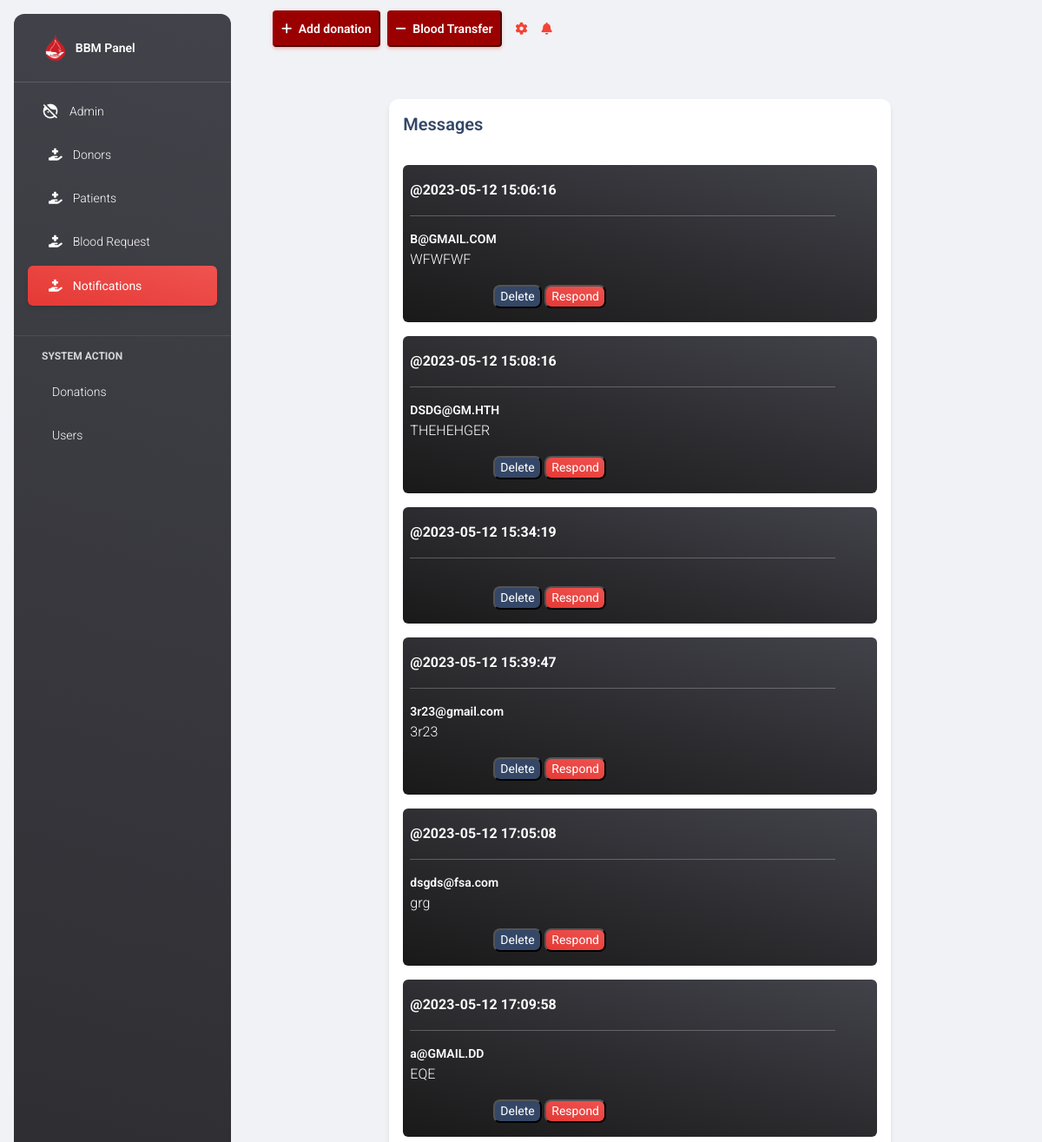
Page /admin_panel/pages/notifications.php (upper part) on the earlier database version.
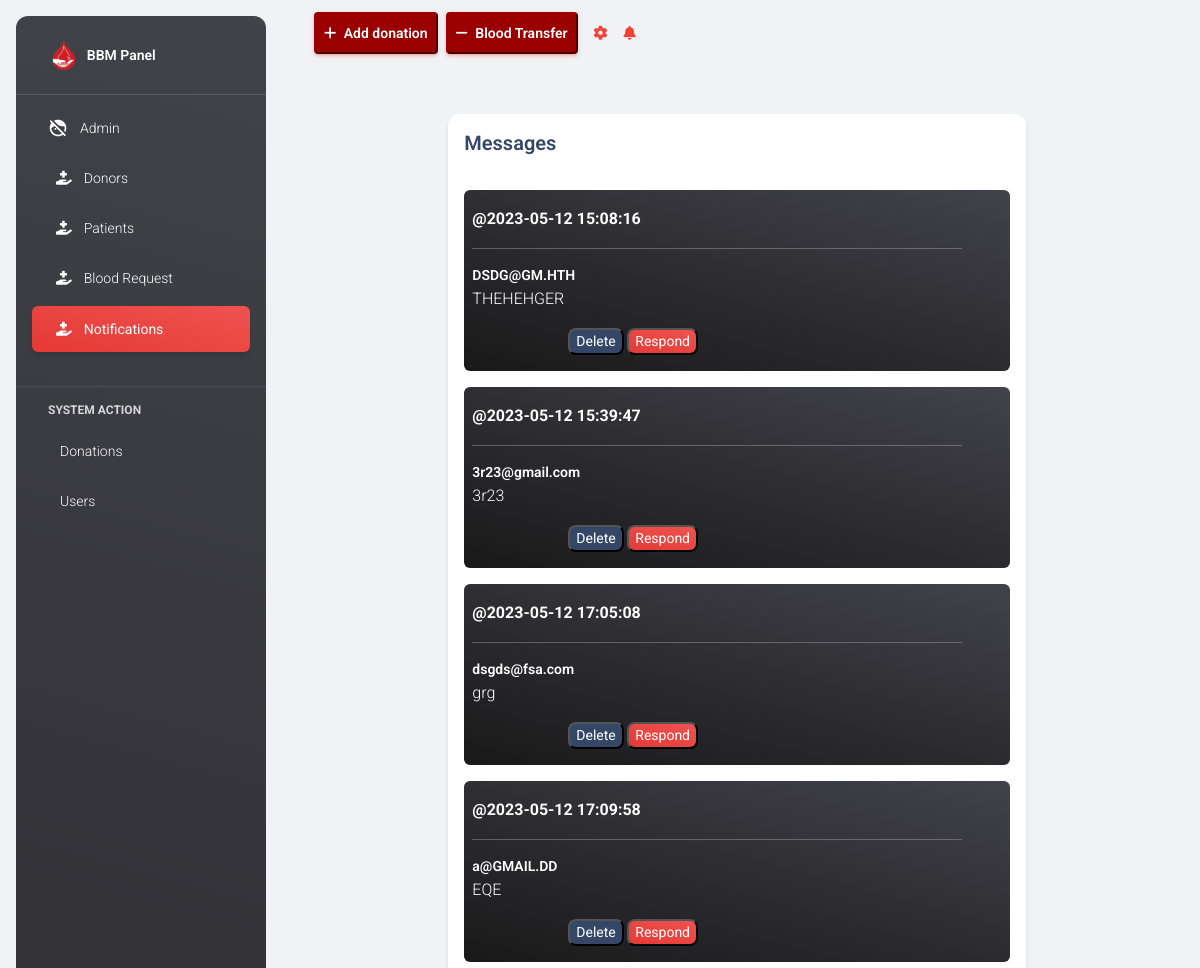
Same page on the later database version.
### tables this page shows
CREATE TABLE `contact_us` (
  `user_id` int(11) NOT NULL,
  `user_name` varchar(255) NOT NULL,
  `user_email` varchar(255) NOT NULL,
  `user_subject` varchar(255) NOT NULL,
  `user_message` varchar(255) NOT NULL,
  `submit_time` timestamp NOT NULL DEFAULT current_timestamp()
);

### admin_panel/pages/notifications.php (the view, shortened to what this page needs)
<!DOCTYPE html>
<html lang="en">
<head>
<?php include "../assets/connection/head.php";?>
</head>
<?php include "../assets/connection/sidebar.php";?>
<body class="g-sidenav-show  bg-gray-200">
  <main class="main-content position-relative max-height-vh-100 h-100 border-radius-lg ">
    <?php include "../assets/connection/nav.php";?>
    <div class="container-fluid py-4">
      <div class="row">
        <div class="col-lg-8 col-md-10 mx-auto">
          <div class="card mt-4">
            <div class="card-header p-3">
              <h5 class="mb-0">Messages</h5>
            </div>
            <div class="card-body p-3 pb-0">
            <?php
            $query = $db->prepare("SELECT * FROM contact_us");
            $query->execute();
            $length=$query->fetchAll(PDO::FETCH_ASSOC);
           foreach ($length as $key => $value) {
            ?>
              <div class=" alert alert-dark alert-dismissible text-white pl-2 text-sm " role="alert">
                <span  style="margin-right:8vw"><p  class="text-left text-bolder" class="text-left" ><?php echo "@".($value['submit_time'])." <hr>" ?></p> <a href="javascript:;" class="alert-link text-white text-center d-flex" type="email"><?php echo $value['user_email'] ?></a><p><?php echo $value['user_message'] ?></p></span>
                <input type="button" name= "<?php echo ($value['user_name']) ?>" class="btn-right text-sm bg-dark rounded-3 text-white" onclick="notification_del(<?php echo $value['user_id'] ?>)" value="Delete">
                <button type="button" class="btn-right bg-gradient-danger text-sm  rounded-3 text-white "  data-toggle="modal" data-target="#noti_res"  onclick="mess1('<?php echo $value['user_email']?>', '<?php echo $value['user_id'] ?>')" >Respond</button>
              </div>
              <?php   }?>
          </div>
    </div>
  </main>
</body>
</html>

Differences in the rows shown:
removed contact_us: submit_time "2023-05-12 15:06:16", user_email "B@GMAIL.COM", user_message "WFWFWF"
removed contact_us: submit_time "2023-05-12 15:34:19"
